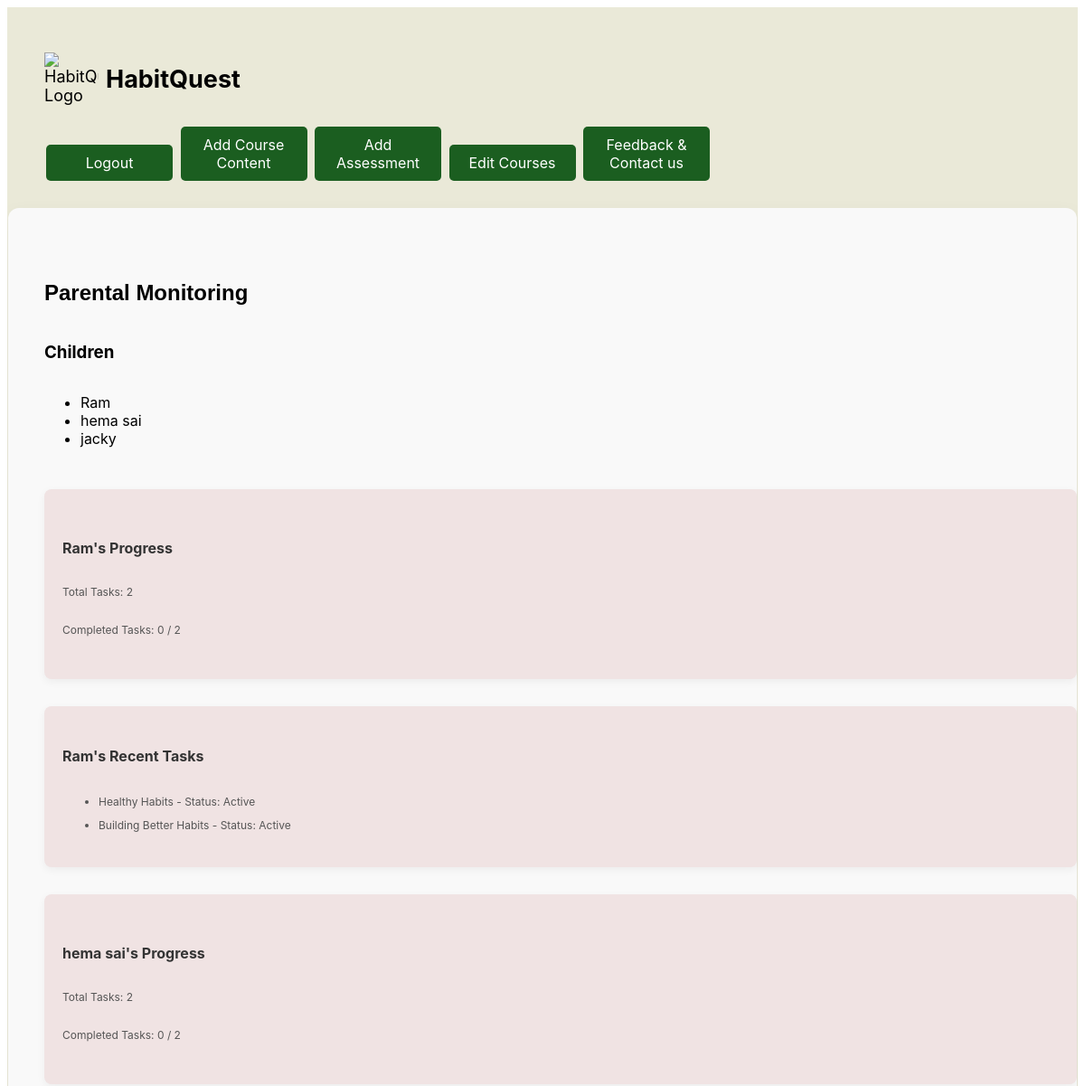
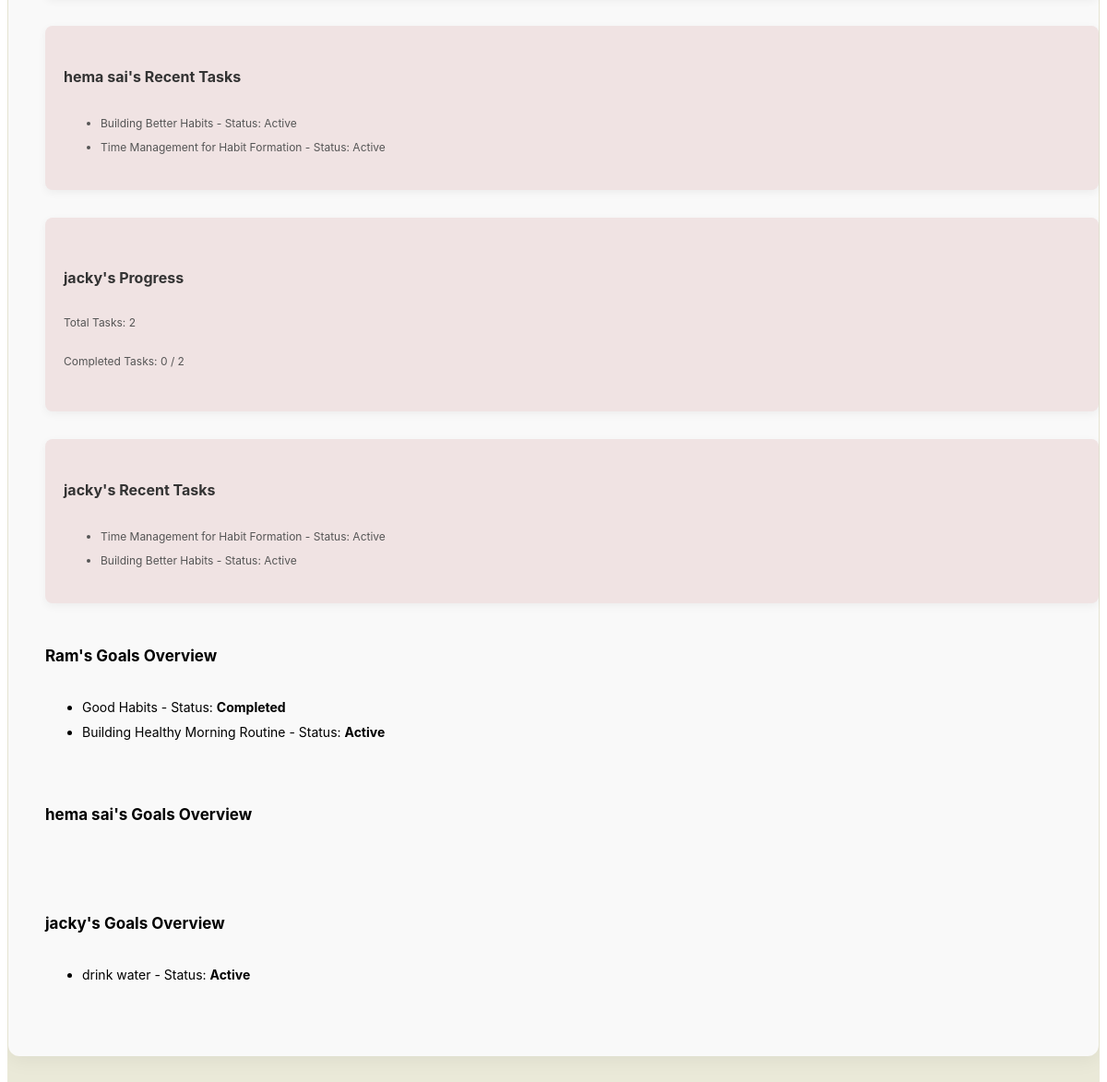
The app's page /parental_monitoring (signed in) with its own data (2 pictures, top to bottom).
### tables this page shows
CREATE TABLE Users (
    user_id INTEGER PRIMARY KEY AUTOINCREMENT,
    name TEXT NOT NULL,
    email TEXT NOT NULL UNIQUE,
    password TEXT NOT NULL, -- This should be hashed
    registration_date TEXT DEFAULT CURRENT_TIMESTAMP,
    parent_id INTEGER,  -- Foreign key to parents table
    date_of_birth TEXT NOT NULL,  -- Child's date of birth
    gender TEXT,  -- Optional: to specify the child's gender,
    phone TEXT,
    FOREIGN KEY (parent_id) REFERENCES Parents(id) ON DELETE SET NULL
);

CREATE TABLE Tasks (
        task_id INTEGER PRIMARY KEY AUTOINCREMENT,
        content_id INTEGER,
        user_id INTEGER,  -- User ID to track task ownership
        task_name TEXT NOT NULL,
        due_date TEXT,
        status TEXT CHECK(status IN ('Completed', 'Pending','Active')),
        completion_date TEXT,
        time_spent INTEGER,
        reward_earned TEXT,
        FOREIGN KEY(user_id) REFERENCES Users(user_id) ON DELETE CASCADE
    );

CREATE TABLE Goals (
        goal_id INTEGER PRIMARY KEY AUTOINCREMENT,
        user_id INTEGER NOT NULL,
        goal_description TEXT NOT NULL,
        target_date TEXT NOT NULL,
        status TEXT CHECK(status IN ('Active', 'Achieved', 'Pending', 'Failed','Completed')) DEFAULT 'Active',
        created_at TEXT DEFAULT CURRENT_TIMESTAMP,
        FOREIGN KEY(user_id) REFERENCES Users(user_id) ON DELETE CASCADE
    );

### Main.py (the view)
@app.route('/parental_monitoring')
def parental_monitoring():
    print("Session data:", session)  # Debugging session data
    if 'parent_id' not in session:
        return redirect(url_for('login'))  # Redirect to login if not logged in
    parent_id = session['parent_id']
    print("Parent ID:", parent_id)  # Debugging parent_id
    conn = get_db_connection()
    cursor = conn.cursor()
    cursor.execute('''SELECT * FROM Users WHERE parent_id = ?''', (parent_id,))
    users = cursor.fetchall()
    all_user_tasks = []
    all_user_goals = []
    for user in users:
        user_id = user['user_id']
        cursor.execute('''SELECT task_name, due_date, status, completion_date FROM Tasks WHERE user_id = ?''', (user_id,))
        tasks = cursor.fetchall()
        all_user_tasks.append({'user': user, 'tasks': tasks})
        cursor.execute('''SELECT goal_description, target_date, status FROM Goals WHERE user_id = ?''', (user_id,))
        goals = cursor.fetchall()
        all_user_goals.append({'user': user, 'goals': goals})
        print(users)
    conn.close()
    return render_template('parental_monitoring.html', all_user_tasks=all_user_tasks, all_user_goals=all_user_goals, users=users,parent_id=parent_id)

### Main.py (called while the page is built)
def get_db_connection():
    conn = sqlite3.connect('habit_tracker.db',timeout=10)
    conn.row_factory = sqlite3.Row  # To fetch rows as dictionaries
    return conn

### templates/parental_monitoring.html (shortened to what this page needs)
<!DOCTYPE html>
<html lang="en">
<head>
</head>
<body>
  <section class="parental-monitoring">
      <header class="logo-container">
          <img src="https://cdn.builder.io/api/v1/image/assets/TEMP/eb1830b5454e0074642c040444e16c8b4efe38cc3a5289983eba32e185b3736b?placeholderIfAbsent=true&apiKey=aa3f52c3f2244f6ca05b5f4f61461c10" alt="HabitQuest Logo" class="logo" />
          <h1 class="app-name">HabitQuest</h1>
      </header>
      <br>
      <div class="button-container">
          <a href="{{ url_for('logout') }}" class="button">Logout</a>
          <a href="{{ url_for('add_course_content') }}" class="button">Add Course Content</a>
          <a href="{{ url_for('add_assessment') }}" class="button">Add Assessment</a>
          <a href="{{ url_for('show_courses', parent_id=parent_id) }}" class="button">Edit Courses</a>
          <a href="{{ url_for('feedback') }}" class="button">Feedback & Contact us</a>
      </div>
      <main class="monitoring-content">
        <h2 class="section-title">Parental Monitoring</h2>
        <h3>Children </h3>
        <ul>
          {% for user in users %}
              <li>{{ user['name'] }}</li>
          {% endfor %}
      </ul>
        {% for user_data in all_user_tasks %}
            <section class="progress-card">
                <h3 class="card-title">{{ user_data.user['name'] }}'s Progress</h3>
                <p class="progress-item">Total Tasks: {{ user_data.tasks | length }}</p>
                <p class="progress-item">Completed Tasks: {{ user_data.tasks | selectattr('status', 'equalto', 'Completed') | list | length }} / {{ user_data.tasks | length }}</p>
            </section>
            <section class="activity-card">
                <h3 class="card-title">{{ user_data.user['name'] }}'s Recent Tasks</h3>
                <ul class="activity-list">
                    {% for task in user_data.tasks %}
                        <li class="activity-item">
                            {{ task.task_name }} - Status: {{ task.status }}
                        </li>
                    {% endfor %}
                </ul>
            </section>
        {% endfor %}
        {% for user_data in all_user_goals %}
            <section class="goals-overview">
                <h3 class="goals-title">{{ user_data.user['name'] }}'s Goals Overview</h3>
                <ul class="goals-list">
                    {% for goal in user_data.goals %}
                        <li class="goal-item">
                            {{ goal.goal_description }} - Status: <span class="goal-status">{{ goal.status }}</span>
                        </li>
                    {% endfor %}
                </ul>
            </section>
        {% endfor %}
    </main>
  </section>
</body></html>

### templates/parental_monitoring.html (style rules this page uses)
.parental-monitoring { background-color: #eae9d8; display: flex; flex-direction: column; overflow: hidden; font-family: Inter, sans-serif; padding: 50px 41px 133px; }
.logo-container { align-self: flex-start; display: flex; gap: 8px; font-size: 18px; color: #000; }
.logo { aspect-ratio: 1.05; object-fit: contain; object-position: center; width: 60px; }
.app-name { margin: auto 0; }
.monitoring-content { border-radius: 12px; background-color: #f9f9f9; box-shadow: 0 6px 20px rgba(0, 0, 0, 0.05); align-self: center; display: flex; margin-top: 26px; width: 100%; max-width: 1264px; flex-direction: column; padding: 60px 40px 56px; }
.section-title { width: 100%; padding-bottom: 1px; color: #000; font: 700 24px Poppins, sans-serif; }
.progress-card { border-radius: 8px; background-color: #f0e3e3; box-shadow: 0 3px 10px rgba(0, 0, 0, 0.05); display: flex; margin-top: 30px; width: 100%; flex-direction: column; font-size: 12px; color: #555; padding: 39px 20px 34px; }
.card-title { width: 100%; padding-bottom: 1px; font-size: 16px; color: #333; font-weight: 700; }
.progress-item { margin-top: 14px; width: 100%; padding-bottom: 1px; }
.activity-card { border-radius: 8px; background-color: #f0e3e3; box-shadow: 0 3px 10px rgba(0, 0, 0, 0.05); display: flex; margin-top: 30px; width: 100%; flex-direction: column; padding: 29px 20px 26px; }
.activity-list { display: flex; margin-top: 16px; width: 100%; flex-direction: column; font-size: 12px; color: #555; }
.activity-item { width: 100%; padding-bottom: 1px; margin-top: 10px; }
.activity-item:first-child { margin-top: 0; }
.goals-overview { display: flex; margin-top: 30px; width: 100%; flex-direction: column; color: #000; }
.goals-title { width: 100%; padding-bottom: 1px; font-size: 17px; font-weight: 700; }
.goals-list { display: flex; margin-top: 19px; width: 100%; padding-left: 40px; flex-direction: column; font-size: 14px; }
.goal-item { margin-bottom: 10px; }
.goal-status { font-weight: 700; }
.button { background-color: #1B5E20; color: white; padding: 10px 20px; text-align: center; text-decoration: none; display: inline-block; font-size: 16px; margin: 4px 2px; border: none; border-radius: 5px; width: 100px; cursor: pointer; transition: background-color 0.3s; }

### records on screen
Users: name "Ram", user.name "Ram", user.name "Ram", user.name "Ram"
Users: name "hema sai", user.name "hema sai", user.name "hema sai", user.name "hema sai"
Users: name "jacky", user.name "jacky", user.name "jacky", user.name "jacky"
Tasks: task_name "Healthy Habits", status "Active"
Tasks: task_name "Building Better Habits", status "Active"
Tasks: task_name "Building Better Habits", status "Active"
Tasks: task_name "Time Management for Habit Formation", status "Active"
Tasks: task_name "Time Management for Habit Formation", status "Active"
Tasks: task_name "Building Better Habits", status "Active"
Goals: goal_description "Good Habits", status "Completed"
Goals: goal_description "Building Healthy Morning Routine", status "Active"
Goals: goal_description "drink water", status "Active"

### other values on screen
{{ user_data.tasks | length }} "2" "2" "2"
